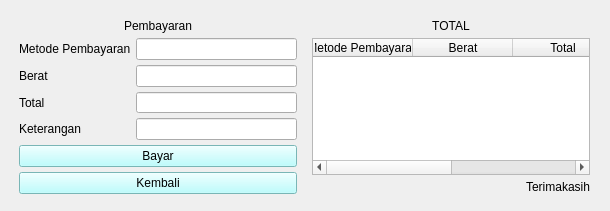
<?xml version="1.0" encoding="UTF-8"?>
<ui version="4.0">
 <class>Form</class>
 <widget class="QWidget" name="Form">
  <property name="geometry">
   <rect>
    <x>0</x>
    <y>0</y>
    <width>610</width>
    <height>211</height>
   </rect>
  </property>
  <property name="windowTitle">
   <string>Form</string>
  </property>
  <widget class="QWidget" name="horizontalLayoutWidget">
   <property name="geometry">
    <rect>
     <x>9</x>
     <y>9</y>
     <width>591</width>
     <height>195</height>
    </rect>
   </property>
   <layout class="QHBoxLayout" name="horizontalLayout">
    <property name="spacing">
     <number>5</number>
    </property>
    <property name="leftMargin">
     <number>5</number>
    </property>
    <property name="topMargin">
     <number>5</number>
    </property>
    <property name="rightMargin">
     <number>5</number>
    </property>
    <property name="bottomMargin">
     <number>5</number>
    </property>
    <item>
     <layout class="QVBoxLayout" name="verticalLayout">
      <property name="spacing">
       <number>5</number>
      </property>
      <property name="leftMargin">
       <number>5</number>
      </property>
      <property name="topMargin">
       <number>5</number>
      </property>
      <property name="rightMargin">
       <number>5</number>
      </property>
      <property name="bottomMargin">
       <number>5</number>
      </property>
      <item>
       <widget class="QLabel" name="label_5">
        <property name="text">
         <string>Pembayaran</string>
        </property>
        <property name="alignment">
         <set>Qt::AlignCenter</set>
        </property>
       </widget>
      </item>
      <item>
       <layout class="QFormLayout" name="formLayout">
        <item row="0" column="0">
         <widget class="QLabel" name="label">
          <property name="text">
           <string>Metode Pembayaran</string>
          </property>
         </widget>
        </item>
        <item row="1" column="0">
         <widget class="QLabel" name="label_2">
          <property name="text">
           <string>Berat</string>
          </property>
         </widget>
        </item>
        <item row="2" column="0">
         <widget class="QLabel" name="label_3">
          <property name="text">
           <string>Total</string>
          </property>
         </widget>
        </item>
        <item row="3" column="0">
         <widget class="QLabel" name="label_4">
          <property name="text">
           <string>Keterangan</string>
          </property>
         </widget>
        </item>
        <item row="0" column="1">
         <widget class="QLineEdit" name="lineEditMetodePembayaran"/>
        </item>
        <item row="1" column="1">
         <widget class="QLineEdit" name="lineEditBerat"/>
        </item>
        <item row="2" column="1">
         <widget class="QLineEdit" name="lineEditTotal"/>
        </item>
        <item row="3" column="1">
         <widget class="QLineEdit" name="lineEditKeterangan"/>
        </item>
       </layout>
      </item>
      <item>
       <widget class="QPushButton" name="pushButtonBayar">
        <property name="styleSheet">
         <string notr="true">background-color: rgb(170, 255, 255);</string>
        </property>
        <property name="text">
         <string>Bayar</string>
        </property>
        <property name="icon">
         <iconset>
          <normaloff>Downloads/creditcard_120378.png</normaloff>Downloads/creditcard_120378.png</iconset>
        </property>
       </widget>
      </item>
      <item>
       <widget class="QPushButton" name="pushButtonKembali">
        <property name="styleSheet">
         <string notr="true">background-color: rgb(170, 255, 255);</string>
        </property>
        <property name="text">
         <string>Kembali</string>
        </property>
       </widget>
      </item>
     </layout>
    </item>
    <item>
     <layout class="QVBoxLayout" name="verticalLayout_2">
      <property name="spacing">
       <number>5</number>
      </property>
      <property name="leftMargin">
       <number>5</number>
      </property>
      <property name="topMargin">
       <number>5</number>
      </property>
      <property name="rightMargin">
       <number>5</number>
      </property>
      <property name="bottomMargin">
       <number>5</number>
      </property>
      <item>
       <widget class="QLabel" name="label_7">
        <property name="text">
         <string>TOTAL</string>
        </property>
        <property name="alignment">
         <set>Qt::AlignCenter</set>
        </property>
       </widget>
      </item>
      <item>
       <widget class="QTableWidget" name="tableWidget">
        <column>
         <property name="text">
          <string>Metode Pembayaran</string>
         </property>
        </column>
        <column>
         <property name="text">
          <string>Berat</string>
         </property>
        </column>
        <column>
         <property name="text">
          <string>Total</string>
         </property>
        </column>
        <column>
         <property name="text">
          <string>Keterangan</string>
         </property>
        </column>
       </widget>
      </item>
      <item>
       <widget class="QLabel" name="label_6">
        <property name="text">
         <string>Terimakasih</string>
        </property>
        <property name="alignment">
         <set>Qt::AlignRight|Qt::AlignTrailing|Qt::AlignVCenter</set>
        </property>
       </widget>
      </item>
     </layout>
    </item>
   </layout>
  </widget>
 </widget>
 <resources/>
 <connections/>
</ui>
